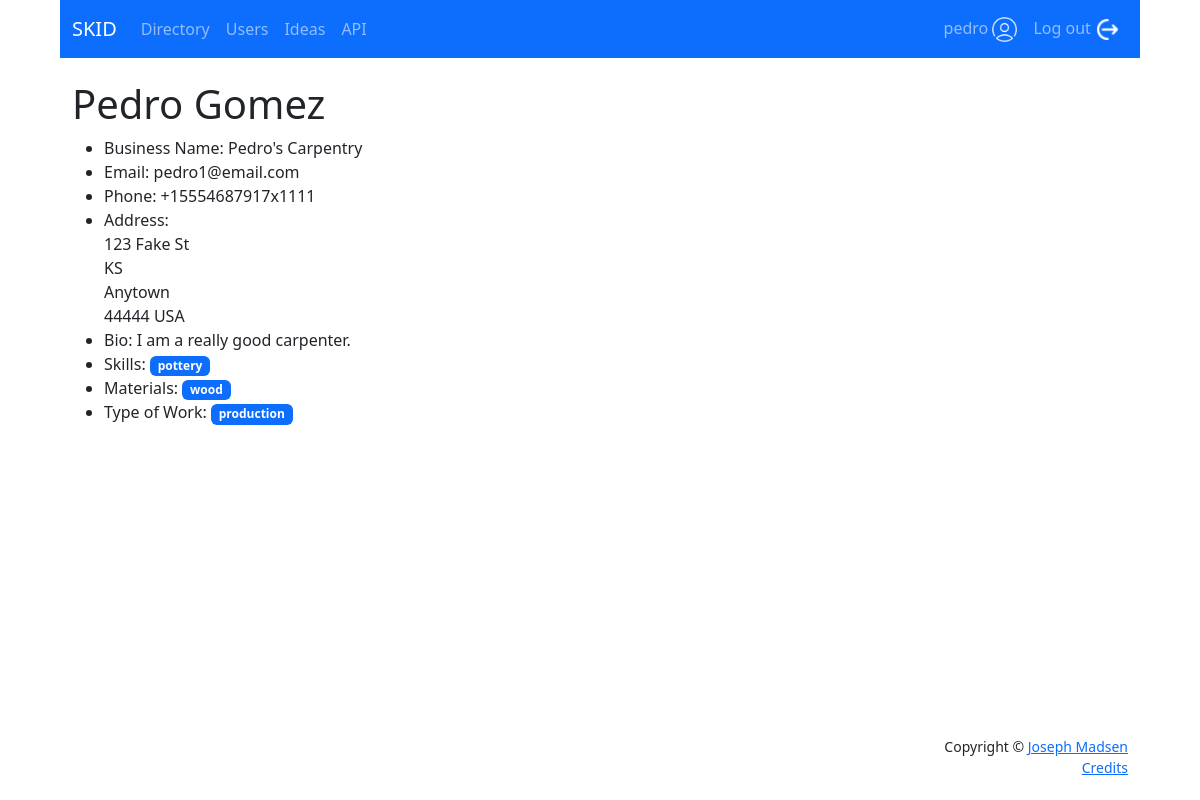
Page /directory/users/1/ (signed in) on the committed database.
### users/models.py (models this page shows, shortened)
class Profile(models.Model):
    user_id = models.OneToOneField(User, on_delete=models.CASCADE)
    business_name = models.CharField(max_length=100, blank=True)
    email_public = models.EmailField(
        'Public Email',
        blank=True,
        null=True,
        max_length=100,
        help_text='This email address will be displayed on your public SKID profile.'
        )
    phone_number = PhoneField(blank=True)
    address = models.CharField(max_length=150, blank=True)
    city = models.CharField(max_length=150, blank=True)
    state_province = models.CharField('State or Province', max_length=100, blank=True)
    zip_code = models.CharField('Zip or Postal Code', max_length=10, blank=True)
    country = models.CharField(max_length=56, blank=True)
    about = models.TextField(blank=True)
    skills = models.ManyToManyField(to=Skill, related_name='profile', blank=True)
    materials = models.ManyToManyField(to=Material, related_name='profile', blank=True)
    type_of_work = models.ManyToManyField(
        to=WorkType,
        related_name='profile',
        blank=True,
        help_text='eg: Prototype, Production, Made to Order, etc.')

class Skill(models.Model):
    skill = models.CharField(max_length=100, unique=True)
    def __str__(self):
        return self.skill

class Material(models.Model):
    material = models.CharField(max_length=100, unique=True)
    def __str__(self):
        return self.material

class WorkType(models.Model):
    work_type = models.CharField(max_length=100, unique=True)
    def __str__(self):
        return self.work_type

### directory/views.py (the view)
# urls.py: path('users/<int:id>/', views.user_detail_view, name='user_detail'),
def user_detail_view(request, id):
    try:
        profile = Profile.objects.filter(user_id__id=id).first()
        context = {
            'profile': profile,
        }
        return render(request, 'directory/user_detail.html', context)
    except Exception as err:
        print("ERROR: ", str(err))
        context = {'error': str(err)}
        return render(request, 'error_page.html', context, content_type='text/html')

### directory/templates/directory/user_detail.html
{% extends 'base.html' %}
{% block content %}
{% if user.is_authenticated %}
    <div class="container">
        <h1>{{ profile.user_id.first_name }} {{ profile.user_id.last_name }}</h1>
        <ul>
            <li>Business Name: {{ profile.business_name }}</li>
            <li>Email: {{ profile.email_public }}</li>
            <li>Phone: {{ profile.phone_number }}</li>
            <li>
                Address:<br>
                {{ profile.address }}<br>
                {{ profile.state_province }}<br>
                {{ profile.city }}<br>
                {{ profile.zip_code }}
                {{ profile.country }}<br>
            </li>
            <li>Bio: {{ profile.about }}</li>
            <li>
                Skills:
                {% for skill in profile.skills.all %}
                <a href="{% url 'directory:user_skill' skill.id %}"
                    class="badge bg-primary" style="text-decoration: none;">
                    {{ skill }}
                </a>
                {% endfor %}
            </li>
            <li>
                Materials:
                {% for material in profile.materials.all %}
                <a href="{% url 'directory:user_material' material.id %}"
                    class="badge bg-primary" style="text-decoration: none;">
                    {{ material }}
                </a>
                {% endfor %}
            </li>
            <li>
                Type of Work:
                {% for type in profile.type_of_work.all %}
                <a href="{% url 'directory:user_work_type' type.id %}"
                    class="badge bg-primary" style="text-decoration: none;">
                    {{ type }}
                </a>
                {% endfor %}
            </li>
        </ul>
    </div>
{% else %}
    <div class="container">
        <h5>Must be logged in to view this page.</h5>
    </div>
{% endif %}
{% endblock content %}

### users/templates/base.html (shortened to what this page needs)
<!DOCTYPE html>
<html lang="en">
<head>
    <link rel="stylesheet" href="https://cdn.jsdelivr.net/npm/bootstrap@5.3.0-alpha1/dist/css/bootstrap.min.css"
      rel="stylesheet"
>
    {% load static %}
    <link rel="stylesheet" href="{% static 'css/styles.css' %}">
</head>
<body>
<div class="header">
{% block navbar %}
<nav class="navbar navbar-expand-lg bg-primary" data-bs-theme="dark">
  <div class="container-fluid">
    <a class="navbar-brand" href="{% url 'home' %}">SKID</a>
    <div class="collapse navbar-collapse" id="navbarSupportedContent">
      <div class="navbar-nav">
        <a class="nav-link" aria-current="page" href="{% url 'directory:directory' %}">Directory</a>
        <a class="nav-link" aria-current="page" href="{% url 'directory:users' %}">Users</a>
        <a class="nav-link" aria-current="page" href="{% url 'directory:ideas' %}">Ideas</a>
        <a class="nav-link" aria-current="page" href="/api">API</a>
      </div>
      <div class="navbar-nav ms-auto">
        {% if user.is_authenticated %}
          <a class="nav-link" href="{% url 'users:profile' user.id %}">{{ user }} <img class="icon" src="{% static 'images/user.png' %}" alt=""></a>
          <a class="nav-link" href="{% url 'account_logout' %}">Log out <img class="icon" src="{% static 'images/logout.png' %}" alt=""></a>
        {% else %}
          <a class="nav-item nav-link" href="{% url 'account_signup' %}">Sign up <img class="icon" src="{% static 'images/signup.png' %}" alt=""></a>
          <a class="nav-item nav-link" href="{% url 'account_login' %}">Log in <img class="icon" src="{% static 'images/login.png' %}" alt=""></a>
        {% endif %}
      </div>
    </div>
  </div>
</nav>
<div class="spacer"></div>
{% endblock navbar %}
</div>
<div class="content-wrap">
{% block content %}
{% endblock content %}
</div>
<div class="footer">
{% block footer %}
<div class="container">
  <footer class="mt-auto py-3 bg-grey">
    <p class="m-0 text-dark text-end small">Copyright &copy; <a href="https://www.josephmadsen.com">Joseph Madsen</a></p>
    <p class="m-0 text-dark text-end small"><a href="{% url 'credits' %}">Credits</a></p>
  </footer>
</div>
{% endblock footer %}
</div>
</body>
</html>

### users/static/css/styles.css (style rules this page uses)
body { max-width: 1080px; margin: auto; }
.header { height: 80px; }
.content-wrap { min-height: calc(100vh - 160px); }
.footer { height: 80px; }
.icon { height: 25px; width: 25px; }
.spacer { min-width: 10px; min-height: 10px; }

### rows in the picture
Profile: user_id.first_name "Pedro", user_id.last_name "Gomez", business_name "Pedro's Carpentry", email_public "pedro1@email.com", phone_number "+15554687917x1111", address "123 Fake St", state_province "KS", city "Anytown", zip_code "44444", country "USA", about "I am a really good carpenter."
Skill: skill "pottery"
Material: material "wood"
WorkType: work_type "production"

### other values in the picture
{{ user }} "pedro"
